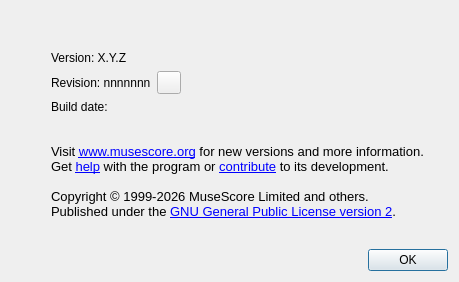
<?xml version="1.0" encoding="UTF-8"?>
<ui version="4.0">
 <class>AboutBox</class>
 <widget class="QDialog" name="AboutBox">
  <property name="geometry">
   <rect>
    <x>0</x>
    <y>0</y>
    <width>459</width>
    <height>282</height>
   </rect>
  </property>
  <property name="windowTitle">
   <string>About MuseScore</string>
  </property>
  <property name="autoFillBackground">
   <bool>true</bool>
  </property>
  <property name="modal">
   <bool>true</bool>
  </property>
  <layout class="QVBoxLayout">
   <item>
    <layout class="QVBoxLayout">
     <item>
      <layout class="QHBoxLayout">
       <property name="sizeConstraint">
        <enum>QLayout::SetDefaultConstraint</enum>
       </property>
       <item>
        <layout class="QVBoxLayout" name="verticalLayout_3">
         <property name="spacing">
          <number>6</number>
         </property>
         <property name="sizeConstraint">
          <enum>QLayout::SetNoConstraint</enum>
         </property>
         <item>
          <spacer name="horizontalSpacer">
           <property name="orientation">
            <enum>Qt::Horizontal</enum>
           </property>
           <property name="sizeType">
            <enum>QSizePolicy::Fixed</enum>
           </property>
           <property name="sizeHint" stdset="0">
            <size>
             <width>40</width>
             <height>0</height>
            </size>
           </property>
          </spacer>
         </item>
        </layout>
       </item>
       <item>
        <layout class="QVBoxLayout">
         <property name="sizeConstraint">
          <enum>QLayout::SetDefaultConstraint</enum>
         </property>
         <item>
          <widget class="QLabel" name="museLogo">
           <property name="sizePolicy">
            <sizepolicy hsizetype="Fixed" vsizetype="Fixed">
             <horstretch>0</horstretch>
             <verstretch>0</verstretch>
            </sizepolicy>
           </property>
           <property name="text">
            <string notr="true"/>
           </property>
           <property name="textFormat">
            <enum>Qt::PlainText</enum>
           </property>
           <property name="pixmap">
            <pixmap resource="musescore.qrc">:/data/musescore_logo_full.png</pixmap>
           </property>
           <property name="margin">
            <number>0</number>
           </property>
           <property name="indent">
            <number>-1</number>
           </property>
          </widget>
         </item>
         <item>
          <spacer name="verticalSpacer">
           <property name="orientation">
            <enum>Qt::Vertical</enum>
           </property>
           <property name="sizeType">
            <enum>QSizePolicy::Fixed</enum>
           </property>
           <property name="sizeHint" stdset="0">
            <size>
             <width>20</width>
             <height>20</height>
            </size>
           </property>
          </spacer>
         </item>
         <item>
          <widget class="QLabel" name="versionLabel">
           <property name="text">
            <string notr="true" extracomment="gets replaced programmatically">Version: X.Y.Z</string>
           </property>
          </widget>
         </item>
         <item>
          <layout class="QHBoxLayout" name="horizontalLayout">
           <item>
            <widget class="QLabel" name="revisionLabel">
             <property name="text">
              <string notr="true" extracomment="gets replaced programmatically">Revision: nnnnnnn</string>
             </property>
            </widget>
           </item>
           <item>
            <widget class="QToolButton" name="copyRevisionButton">
             <property name="toolTip">
              <string>Copy revision number</string>
             </property>
             <property name="text">
              <string notr="true"/>
             </property>
             <property name="icon">
              <iconset resource="musescore.qrc">
               <normaloff>:/data/icons/edit-copy.svg</normaloff>:/data/icons/edit-copy.svg</iconset>
             </property>
            </widget>
           </item>
           <item>
            <spacer name="horizontalSpacer_2">
             <property name="orientation">
              <enum>Qt::Horizontal</enum>
             </property>
             <property name="sizeHint" stdset="0">
              <size>
               <width>40</width>
               <height>20</height>
              </size>
             </property>
            </spacer>
           </item>
          </layout>
         </item>
         <item>
          <widget class="QLabel" name="buildDateLabel">
           <property name="text">
            <string notr="true">Build date:</string>
           </property>
          </widget>
         </item>
         <item>
          <widget class="QLabel" name="copyrightLabel">
           <property name="sizePolicy">
            <sizepolicy hsizetype="Expanding" vsizetype="Expanding">
             <horstretch>0</horstretch>
             <verstretch>0</verstretch>
            </sizepolicy>
           </property>
           <property name="text">
            <string notr="true" extracomment="Placeholder, gets set and translated programmatically">&lt;!DOCTYPE HTML PUBLIC &quot;-//W3C//DTD HTML 4.0//EN&quot; &quot;http://www.w3.org/TR/REC-html40/strict.dtd&quot;&gt;
&lt;html&gt;&lt;head&gt;&lt;meta name=&quot;qrichtext&quot; content=&quot;1&quot; /&gt;&lt;style type=&quot;text/css&quot;&gt;
p, li { white-space: pre-wrap; }
&lt;/style&gt;&lt;/head&gt;&lt;body style=&quot; font-family:'MS Shell Dlg 2'; font-size:8pt; font-weight:400; font-style:normal;&quot;&gt;
&lt;p style=&quot; margin-top:0px; margin-bottom:0px; margin-left:0px; margin-right:0px; -qt-block-indent:0; text-indent:0px;&quot;&gt;&lt;span style=&quot; font-family:'Arial'; font-size:10pt;&quot;&gt;Visit&lt;/span&gt;&lt;span style=&quot; font-family:'Arial'; font-size:10pt; color:#0000ff;&quot;&gt; &lt;/span&gt;&lt;a href=&quot;https://www.musescore.org/&quot;&gt;&lt;span style=&quot; font-size:10pt; text-decoration: underline; color:#0000ff;&quot;&gt;www.musescore.org&lt;/span&gt;&lt;/a&gt;&lt;span style=&quot; font-family:'Arial'; font-size:10pt;&quot;&gt; for new versions and more information.&lt;/span&gt;&lt;/p&gt;
&lt;p style=&quot; margin-top:0px; margin-bottom:0px; margin-left:0px; margin-right:0px; -qt-block-indent:0; text-indent:0px;&quot;&gt;&lt;span style=&quot; font-family:'Arial'; font-size:10pt;&quot;&gt;Get &lt;/span&gt;&lt;a href=&quot;https://www.musescore.org/forum&quot;&gt;&lt;span style=&quot; font-size:10pt; text-decoration: underline; color:#0000ff;&quot;&gt;help&lt;/span&gt;&lt;/a&gt;&lt;span style=&quot; font-family:'Arial'; font-size:10pt;&quot;&gt; with the program or &lt;/span&gt;&lt;a href=&quot;https://www.musescore.org/contribute&quot;&gt;&lt;span style=&quot; font-size:10pt; text-decoration: underline; color:#0000ff;&quot;&gt;contribute&lt;/span&gt;&lt;/a&gt;&lt;span style=&quot; font-family:'Arial'; font-size:10pt;&quot;&gt; to its development.&lt;/span&gt;&lt;/p&gt;
&lt;p style=&quot;-qt-paragraph-type:empty; margin-top:0px; margin-bottom:0px; margin-left:0px; margin-right:0px; -qt-block-indent:0; text-indent:0px; font-family:'Arial'; font-size:10pt;&quot;&gt;&lt;br /&gt;&lt;/p&gt;
&lt;p style=&quot; margin-top:0px; margin-bottom:0px; margin-left:0px; margin-right:0px; -qt-block-indent:0; text-indent:0px;&quot;&gt;&lt;span style=&quot; font-family:'Arial'; font-size:10pt;&quot;&gt;Copyright &lt;/span&gt;&lt;span style=&quot; font-size:10pt;&quot;&gt;©&lt;/span&gt;&lt;span style=&quot; font-family:'Arial'; font-size:10pt;&quot;&gt; 1999-2026 MuseScore Limited and others. &lt;/span&gt;&lt;/p&gt;
&lt;p style=&quot; margin-top:0px; margin-bottom:0px; margin-left:0px; margin-right:0px; -qt-block-indent:0; text-indent:0px;&quot;&gt;&lt;span style=&quot; font-family:'Arial'; font-size:10pt;&quot;&gt;Published under the &lt;/span&gt;&lt;a href=&quot;https://www.gnu.org/licenses/old-licenses/gpl-2.0.html&quot;&gt;&lt;span style=&quot; font-size:10pt; text-decoration: underline; color:#0000ff;&quot;&gt;GNU General Public License version 2&lt;/span&gt;&lt;/a&gt;&lt;span style=&quot; font-family:'Arial'; font-size:10pt;&quot;&gt;.&lt;/span&gt;&lt;/p&gt;&lt;/body&gt;&lt;/html&gt;</string>
           </property>
           <property name="openExternalLinks">
            <bool>true</bool>
           </property>
          </widget>
         </item>
        </layout>
       </item>
      </layout>
     </item>
     <item>
      <widget class="QDialogButtonBox" name="buttonBox">
       <property name="standardButtons">
        <set>QDialogButtonBox::Ok</set>
       </property>
      </widget>
     </item>
    </layout>
   </item>
  </layout>
 </widget>
 <layoutdefault spacing="6" margin="11"/>
 <resources>
  <include location="musescore.qrc"/>
 </resources>
 <connections>
  <connection>
   <sender>buttonBox</sender>
   <signal>accepted()</signal>
   <receiver>AboutBox</receiver>
   <slot>accept()</slot>
   <hints>
    <hint type="sourcelabel">
     <x>531</x>
     <y>326</y>
    </hint>
    <hint type="destinationlabel">
     <x>582</x>
     <y>29</y>
    </hint>
   </hints>
  </connection>
 </connections>
</ui>
